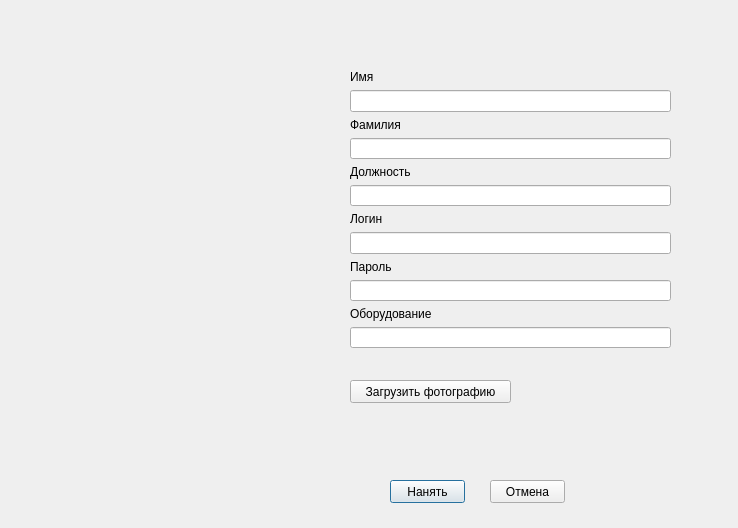
<?xml version="1.0" encoding="UTF-8"?>
<ui version="4.0">
 <class>Dialog</class>
 <widget class="QDialog" name="Dialog">
  <property name="geometry">
   <rect>
    <x>0</x>
    <y>0</y>
    <width>738</width>
    <height>528</height>
   </rect>
  </property>
  <property name="windowTitle">
   <string>Dialog</string>
  </property>
  <widget class="QPushButton" name="add">
   <property name="geometry">
    <rect>
     <x>390</x>
     <y>480</y>
     <width>75</width>
     <height>23</height>
    </rect>
   </property>
   <property name="text">
    <string>Нанять</string>
   </property>
  </widget>
  <widget class="QPushButton" name="exit">
   <property name="geometry">
    <rect>
     <x>490</x>
     <y>480</y>
     <width>75</width>
     <height>23</height>
    </rect>
   </property>
   <property name="text">
    <string>Отмена</string>
   </property>
  </widget>
  <widget class="QPushButton" name="photo">
   <property name="geometry">
    <rect>
     <x>350</x>
     <y>380</y>
     <width>161</width>
     <height>23</height>
    </rect>
   </property>
   <property name="text">
    <string>Загрузить фотографию</string>
   </property>
  </widget>
  <widget class="QLabel" name="massege">
   <property name="geometry">
    <rect>
     <x>350</x>
     <y>410</y>
     <width>301</width>
     <height>61</height>
    </rect>
   </property>
   <property name="text">
    <string/>
   </property>
  </widget>
  <widget class="QWidget" name="">
   <property name="geometry">
    <rect>
     <x>350</x>
     <y>70</y>
     <width>321</width>
     <height>278</height>
    </rect>
   </property>
   <layout class="QVBoxLayout" name="verticalLayout_6">
    <item>
     <layout class="QVBoxLayout" name="verticalLayout_5">
      <item>
       <widget class="QLabel" name="label_2">
        <property name="text">
         <string>Имя</string>
        </property>
       </widget>
      </item>
      <item>
       <widget class="QLineEdit" name="lineEdit"/>
      </item>
     </layout>
    </item>
    <item>
     <layout class="QVBoxLayout" name="verticalLayout_4">
      <item>
       <widget class="QLabel" name="label_4">
        <property name="text">
         <string>Фамилия</string>
        </property>
       </widget>
      </item>
      <item>
       <widget class="QLineEdit" name="lineEdit_2"/>
      </item>
     </layout>
    </item>
    <item>
     <layout class="QVBoxLayout" name="verticalLayout_3">
      <item>
       <widget class="QLabel" name="label_3">
        <property name="text">
         <string>Должность</string>
        </property>
       </widget>
      </item>
      <item>
       <widget class="QLineEdit" name="lineEdit_3"/>
      </item>
     </layout>
    </item>
    <item>
     <layout class="QVBoxLayout" name="verticalLayout_2">
      <item>
       <widget class="QLabel" name="label_5">
        <property name="text">
         <string>Логин</string>
        </property>
       </widget>
      </item>
      <item>
       <widget class="QLineEdit" name="lineEdit_4"/>
      </item>
     </layout>
    </item>
    <item>
     <layout class="QVBoxLayout" name="verticalLayout">
      <item>
       <widget class="QLabel" name="label">
        <property name="text">
         <string>Пароль</string>
        </property>
       </widget>
      </item>
      <item>
       <widget class="QLineEdit" name="lineEdit_5"/>
      </item>
     </layout>
    </item>
    <item>
     <layout class="QVBoxLayout" name="verticalLayout_7">
      <item>
       <widget class="QLabel" name="label_6">
        <property name="text">
         <string>Оборудование</string>
        </property>
       </widget>
      </item>
      <item>
       <widget class="QLineEdit" name="lineEdit_6"/>
      </item>
     </layout>
    </item>
   </layout>
  </widget>
 </widget>
 <resources/>
 <connections/>
</ui>
